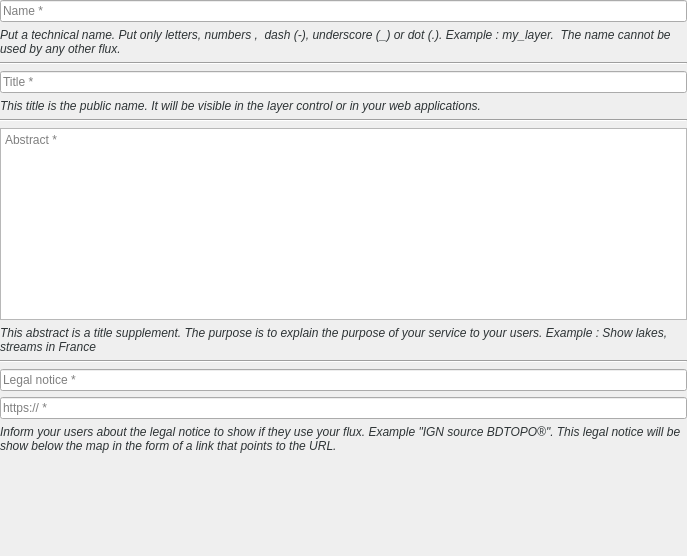
<?xml version="1.0" encoding="UTF-8"?>
<ui version="4.0">
 <class>wdg_publication_form</class>
 <widget class="QWidget" name="wdg_publication_form">
  <property name="geometry">
   <rect>
    <x>0</x>
    <y>0</y>
    <width>687</width>
    <height>556</height>
   </rect>
  </property>
  <property name="windowTitle">
   <string>Publication Widget</string>
  </property>
  <property name="windowOpacity">
   <double>0.900000000000000</double>
  </property>
  <property name="locale">
   <locale language="English" country="UnitedStates"/>
  </property>
  <layout class="QGridLayout" name="gridLayout">
   <property name="leftMargin">
    <number>0</number>
   </property>
   <property name="topMargin">
    <number>0</number>
   </property>
   <property name="rightMargin">
    <number>0</number>
   </property>
   <property name="bottomMargin">
    <number>0</number>
   </property>
   <item row="6" column="0">
    <widget class="Line" name="hl_2">
     <property name="orientation">
      <enum>Qt::Horizontal</enum>
     </property>
    </widget>
   </item>
   <item row="2" column="0">
    <widget class="Line" name="hl_1">
     <property name="orientation">
      <enum>Qt::Horizontal</enum>
     </property>
    </widget>
   </item>
   <item row="13" column="0">
    <spacer name="verticalSpacer">
     <property name="orientation">
      <enum>Qt::Vertical</enum>
     </property>
     <property name="sizeHint" stdset="0">
      <size>
       <width>20</width>
       <height>40</height>
      </size>
     </property>
    </spacer>
   </item>
   <item row="5" column="0">
    <widget class="QLabel" name="lbl_title_hint">
     <property name="font">
      <font>
       <italic>true</italic>
      </font>
     </property>
     <property name="cursor">
      <cursorShape>IBeamCursor</cursorShape>
     </property>
     <property name="styleSheet">
      <string notr="true">color: rgb(46, 52, 54)</string>
     </property>
     <property name="text">
      <string>This title is the public name. It will be visible in the layer control or in your web applications.</string>
     </property>
     <property name="scaledContents">
      <bool>true</bool>
     </property>
     <property name="wordWrap">
      <bool>true</bool>
     </property>
     <property name="textInteractionFlags">
      <set>Qt::LinksAccessibleByMouse|Qt::TextSelectableByMouse</set>
     </property>
    </widget>
   </item>
   <item row="11" column="0">
    <widget class="QLineEdit" name="lne_url_legal">
     <property name="locale">
      <locale language="English" country="UnitedStates"/>
     </property>
     <property name="inputMethodHints">
      <set>Qt::ImhNone</set>
     </property>
     <property name="text">
      <string notr="true"/>
     </property>
     <property name="placeholderText">
      <string notr="true">https:// *</string>
     </property>
    </widget>
   </item>
   <item row="12" column="0">
    <widget class="QLabel" name="lbl_legal_hint">
     <property name="font">
      <font>
       <italic>true</italic>
      </font>
     </property>
     <property name="cursor">
      <cursorShape>IBeamCursor</cursorShape>
     </property>
     <property name="styleSheet">
      <string notr="true">color: rgb(46, 52, 54)</string>
     </property>
     <property name="text">
      <string>Inform your users about the legal notice to show if they use your flux. Example &quot;IGN source BDTOPO®&quot;. This legal notice will be show below the map in the form of a link that points to the URL.</string>
     </property>
     <property name="scaledContents">
      <bool>true</bool>
     </property>
     <property name="wordWrap">
      <bool>true</bool>
     </property>
     <property name="textInteractionFlags">
      <set>Qt::LinksAccessibleByMouse|Qt::TextSelectableByMouse</set>
     </property>
    </widget>
   </item>
   <item row="10" column="0">
    <widget class="QLineEdit" name="lne_legal_notice">
     <property name="locale">
      <locale language="English" country="UnitedStates"/>
     </property>
     <property name="inputMethodHints">
      <set>Qt::ImhNone</set>
     </property>
     <property name="text">
      <string notr="true"/>
     </property>
     <property name="placeholderText">
      <string>Legal notice *</string>
     </property>
    </widget>
   </item>
   <item row="0" column="0">
    <widget class="QLineEdit" name="lne_name">
     <property name="font">
      <font>
       <underline>false</underline>
      </font>
     </property>
     <property name="locale">
      <locale language="English" country="UnitedStates"/>
     </property>
     <property name="inputMethodHints">
      <set>Qt::ImhNone</set>
     </property>
     <property name="text">
      <string notr="true"/>
     </property>
     <property name="placeholderText">
      <string>Name *</string>
     </property>
    </widget>
   </item>
   <item row="4" column="0">
    <widget class="QLineEdit" name="lne_title">
     <property name="inputMethodHints">
      <set>Qt::ImhNone</set>
     </property>
     <property name="text">
      <string notr="true"/>
     </property>
     <property name="placeholderText">
      <string>Title *</string>
     </property>
    </widget>
   </item>
   <item row="9" column="0">
    <widget class="Line" name="hl_3">
     <property name="orientation">
      <enum>Qt::Horizontal</enum>
     </property>
    </widget>
   </item>
   <item row="7" column="0">
    <widget class="QTextEdit" name="txe_abstract">
     <property name="placeholderText">
      <string>Abstract *</string>
     </property>
    </widget>
   </item>
   <item row="8" column="0">
    <widget class="QLabel" name="lbl_abstract_hint">
     <property name="font">
      <font>
       <italic>true</italic>
      </font>
     </property>
     <property name="cursor">
      <cursorShape>IBeamCursor</cursorShape>
     </property>
     <property name="styleSheet">
      <string notr="true">color: rgb(46, 52, 54)</string>
     </property>
     <property name="text">
      <string>This abstract is a title supplement. The purpose is to explain the purpose of your service to your users. Example : Show lakes, streams in France</string>
     </property>
     <property name="scaledContents">
      <bool>true</bool>
     </property>
     <property name="wordWrap">
      <bool>true</bool>
     </property>
     <property name="textInteractionFlags">
      <set>Qt::LinksAccessibleByMouse|Qt::TextSelectableByMouse</set>
     </property>
    </widget>
   </item>
   <item row="1" column="0">
    <widget class="QLabel" name="lbl_name_hint">
     <property name="enabled">
      <bool>false</bool>
     </property>
     <property name="font">
      <font>
       <italic>true</italic>
      </font>
     </property>
     <property name="cursor">
      <cursorShape>IBeamCursor</cursorShape>
     </property>
     <property name="styleSheet">
      <string notr="true">color: rgb(46, 52, 54)</string>
     </property>
     <property name="text">
      <string>Put a technical name. Put only letters, numbers ,  dash (-), underscore (_) or dot (.). Example : my_layer.  The name cannot be used by any other flux.</string>
     </property>
     <property name="scaledContents">
      <bool>true</bool>
     </property>
     <property name="wordWrap">
      <bool>true</bool>
     </property>
     <property name="textInteractionFlags">
      <set>Qt::LinksAccessibleByMouse|Qt::TextSelectableByMouse</set>
     </property>
    </widget>
   </item>
  </layout>
 </widget>
 <tabstops>
  <tabstop>lne_name</tabstop>
  <tabstop>lne_title</tabstop>
  <tabstop>lne_url_legal</tabstop>
  <tabstop>lne_legal_notice</tabstop>
 </tabstops>
 <resources/>
 <connections/>
</ui>
